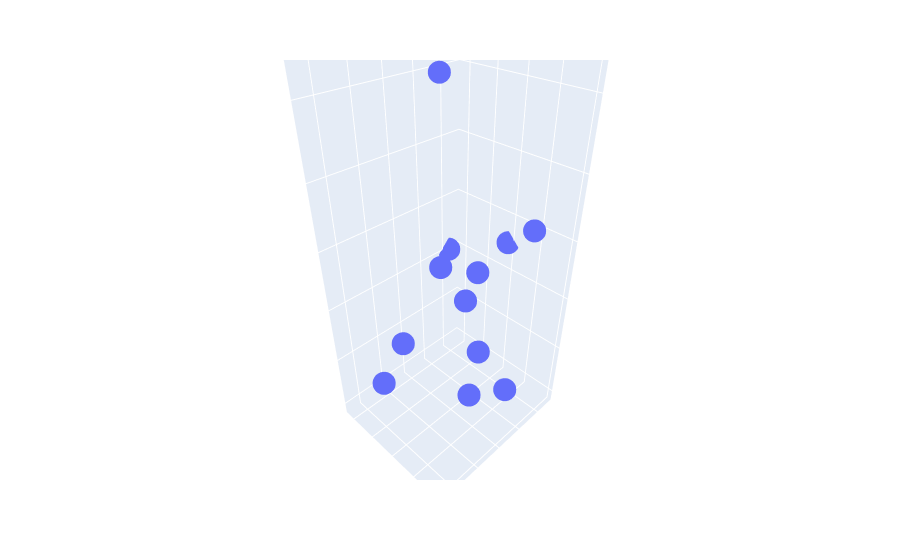

Here is the notebook cell this chart was saved with:
### Markdown cell above
### 4.3) Via Bio-Embeddings Module (in progress)
see [project_visualize_pipeline_embeddings.ipynb](https://github.com/sacdallago/bio_embeddings/tree/develop/notebooks) (Bio-embeddings GitHub)

### Code cell
import h5py
import numpy as np
import pandas as pd
from bio_embeddings.visualize import render_3D_scatter_plotly

column_names = ['component_0', 'component_1', 'component_2']
df = pd.DataFrame(projected_p_embd, columns=column_names)

figure = render_3D_scatter_plotly(df)
figure.show()

### Figure 1 — Plotly figure (JSON) as saved in the notebook; plotly's stock layout.template omitted (floating-point values rounded to 4 significant figures)
{"data": [{"hovertemplate": "<b>%{hovertext}</b><br><br>component_0=%{x}<br>component_1=%{y}<br>component_2=%{z}<extra></extra>", "hovertext": [0, 1, 2, 3, 4, 5, 6, 7, 8, 9, 10, 11], "legendgroup": "", "marker": {"color": "#636efa", "symbol": "circle"}, "mode": "markers", "name": "", "scene": "scene", "showlegend": false, "type": "scatter3d", "x": [-72.03, 130.3, -116.9, 168.5, 341.4, -115.0, 21.12, 60.8, -159.2, 121.4, -37.0, 236.2], "y": [90.09, -6.464, 109.8, -149.2, -26.43, -226.7, -124.7, 62.35, -11.05, 128.3, -71.34, 201.7], "z": [-411.5, 660.9, 215.6, -193.9, -147.8, 2.086, 43.88, 138.8, 104.3, -70.96, -90.67, -96.66]}], "layout": {"legend": {"tracegroupgap": 0}, "margin": {"t": 60}, "scene": {"domain": {"x": [0, 1], "y": [0, 1]}, "xaxis": {"showspikes": false, "showticklabels": false, "title": {"text": ""}}, "yaxis": {"showspikes": false, "showticklabels": false, "title": {"text": ""}}, "zaxis": {"showspikes": false, "showticklabels": false, "title": {"text": ""}}}}}
